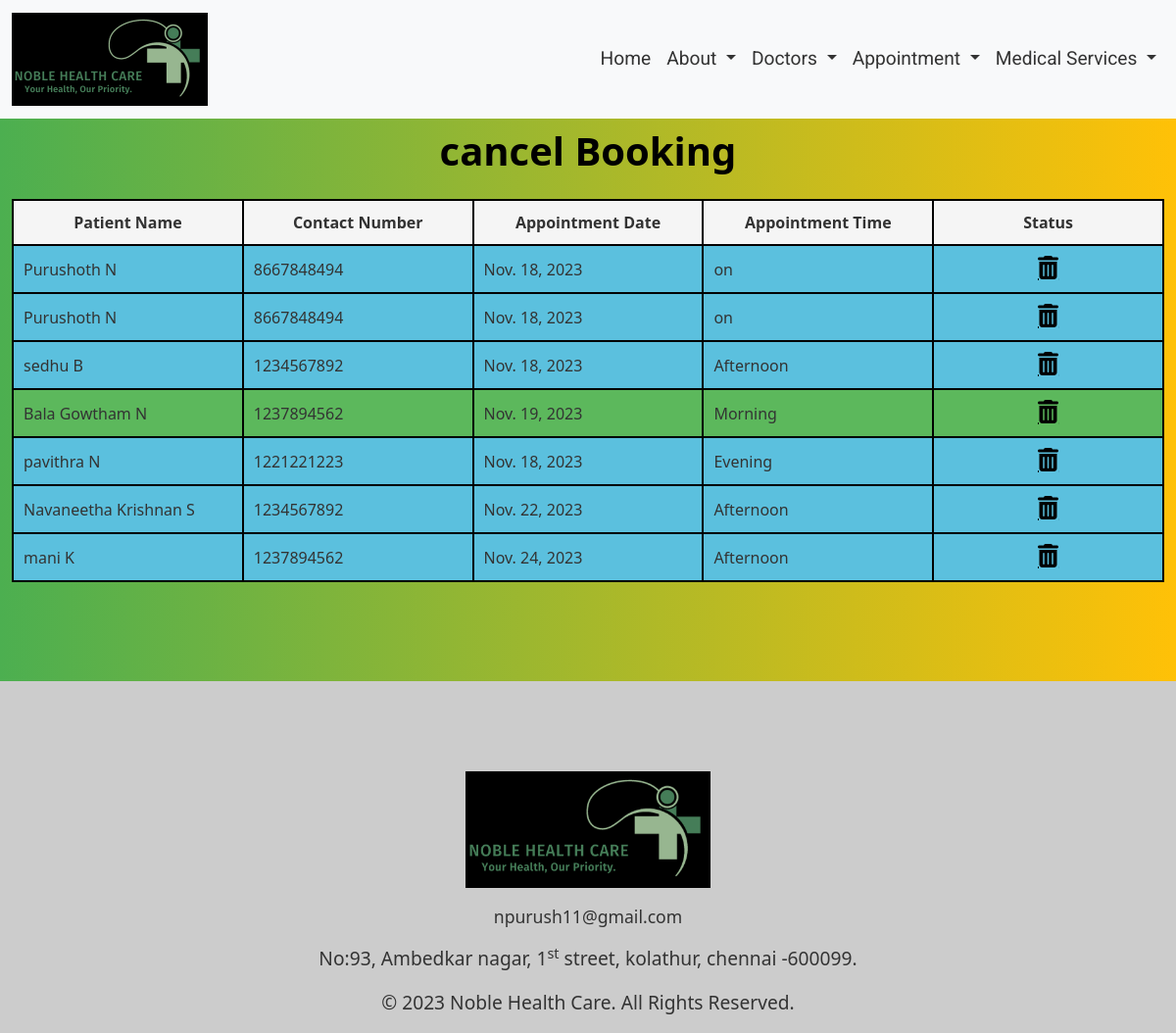
The app's page /appointment/cancel/, older data.
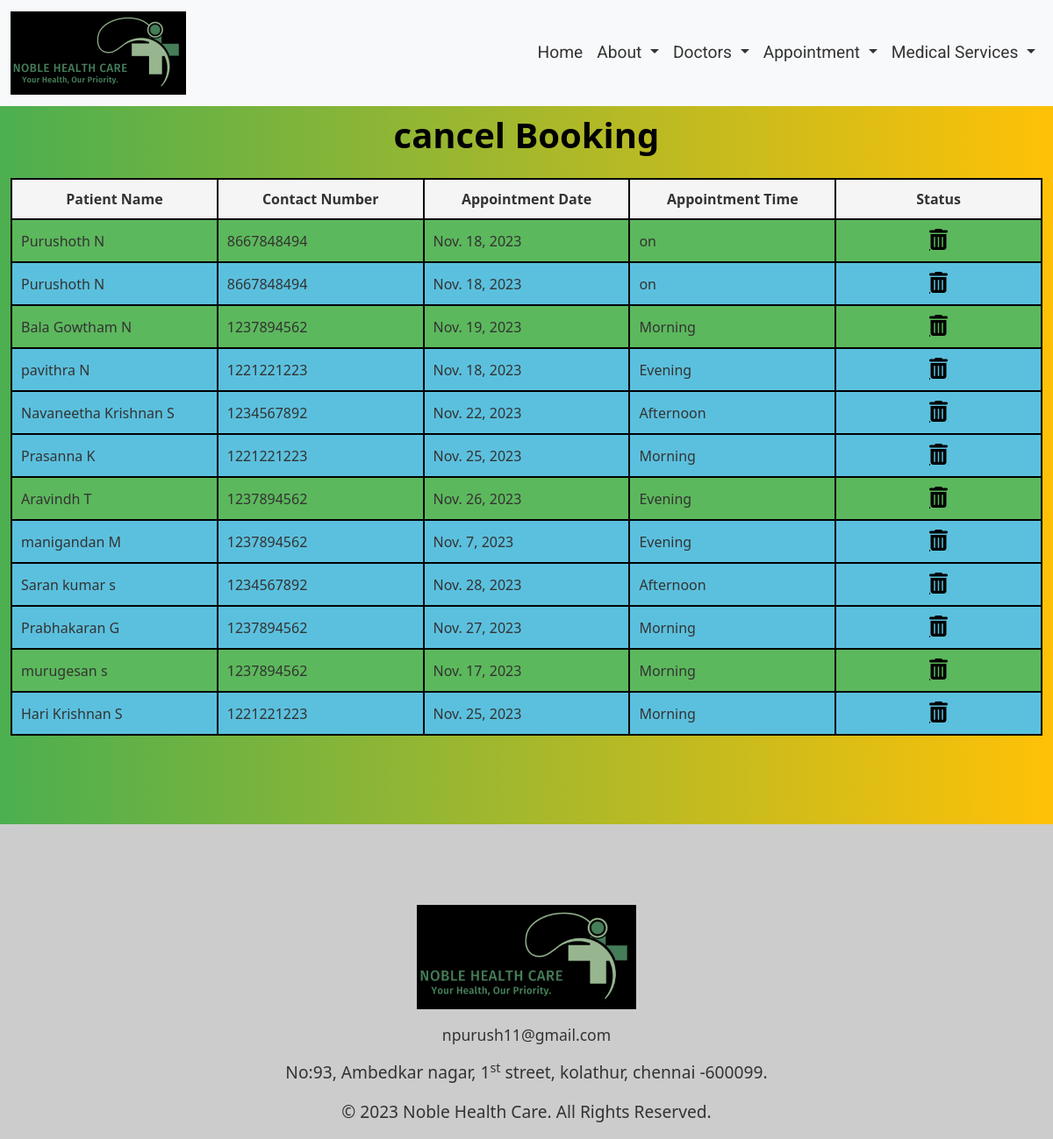
The same page, newer data.
### Home/models.py (models this page shows, shortened)
class userDetail(models.Model):
    firstName = models.CharField(max_length=200)
    middleName = models.CharField(max_length=200, blank=True, null=True)
    lastName = models.CharField(max_length=200)
    gender = models.CharField(max_length=6)
    email = models.EmailField(max_length=200)
    phoneNumber = models.IntegerField()
    department = models.CharField(max_length=50)
    preferredDate = models.DateField()
    preferredTime = models.CharField(max_length=50)
    medicalConcern = models.TextField()
    address = models.TextField(max_length=300)
    status = models.CharField(
        max_length=50,
        choices=[
            ("confirmed", "Confirmed"),
            ("waiting", "Waiting"),
            ("completed", "Completed"),
        ],
        default="waiting",
    )
    def full_name(self):
        parts = [self.firstName, self.middleName, self.lastName]
        name_parts = [part for part in parts if part]
        return " ".join(name_parts)

### appointment/views.py (the view)
# urls.py: path("cancel/", views.cancel),
def cancel(request):
    waitingAndConfirmedData = userDetail.objects.filter(
        status__in=["waiting", "confirmed"]
    )
    return render(
        request, "cancel.html", {"waitingAndConfirmedData": waitingAndConfirmedData}
    )

### appointment/templates/cancel.html (shortened to what the changed rows need)
<!DOCTYPE html>
<html lang="en">
<head>
    {% load static %}
    <link rel="stylesheet" href= "{% static 'css/bootstrap.min.css' %}">
    <link rel="stylesheet" href= "{% static 'css/cancel.css' %}">
</head>
<body>
    <main>
      <div class="tblContainer">
        <div class="container-fluid">
          <div class="row">
            <div class="col-12">
              <div class="table-responsive">
                <h1 class="caption pb-4">cancel Booking</h1>
                <table>
                  <thead>
                    <tr>
                      <th>Patient Name</th>
                      <th>Contact Number</th>
                      <th>Appointment Date</th>
                      <th>Appointment Time</th>
                      <th>Status</th>
                    </tr>
                  </thead>
                  <tbody>
                    {% if waitingAndConfirmedData %}
                      {% for data in waitingAndConfirmedData %}
                        <tr
                          class="{% if data.status == 'confirmed' %}confirmed-row{% elif data.status == 'waiting' %}waiting-row{% elif data.status == 'completed' %}completed-row{% endif %}"
                        >
                          <td>{{ data.full_name}}</td>
                          <td class="phoneNumber">{{ data.phoneNumber }}</td>
                          <td>{{ data.preferredDate }}</td>
                          <td>{{ data.preferredTime }}</td>
                          <td>
                            <a href="/appointment/cancelBooking/{{ data.id }}" class="fa-solid fa-trash-can deleteIcon"></a>
                          </td>
                        </tr>
                      {% endfor %}
                    {% else %}
                      <tr>
                        <td colspan="5"> No data available</td>
                      </tr>
                    {% endif %}
                  </tbody>
                </table>
              </div>
            </div>
          </div>
        </div>
      </div>
    </main>
</body>
</html>

Row changes from the older to the newer data that the page shows:
no longer on this page (row edited): userDetail: full_name "sedhu B", phoneNumber "1234567892", preferredDate "Nov. 18, 2023", preferredTime "Afternoon"
no longer on this page (row edited): userDetail: full_name "mani K", phoneNumber "1237894562", preferredDate "Nov. 24, 2023", preferredTime "Afternoon"
changed userDetail (number 1 of 12 on the later page): status "waiting" → "confirmed" (drawn)
added userDetail: full_name "Prasanna K", phoneNumber "1221221223", preferredDate "Nov. 25, 2023", preferredTime "Morning"
added userDetail: full_name "Aravindh T", phoneNumber "1237894562", preferredDate "Nov. 26, 2023", preferredTime "Evening", status "confirmed" (drawn)
added userDetail: full_name "manigandan M", phoneNumber "1237894562", preferredDate "Nov. 7, 2023", preferredTime "Evening"
added userDetail: full_name "Saran kumar s", phoneNumber "1234567892", preferredDate "Nov. 28, 2023", preferredTime "Afternoon"
added userDetail: full_name "Prabhakaran G", phoneNumber "1237894562", preferredDate "Nov. 27, 2023", preferredTime "Morning"
added userDetail: full_name "murugesan s", phoneNumber "1237894562", preferredDate "Nov. 17, 2023", preferredTime "Morning", status "confirmed" (drawn)
added userDetail: full_name "Hari Krishnan S", phoneNumber "1221221223", preferredDate "Nov. 25, 2023", preferredTime "Morning"
